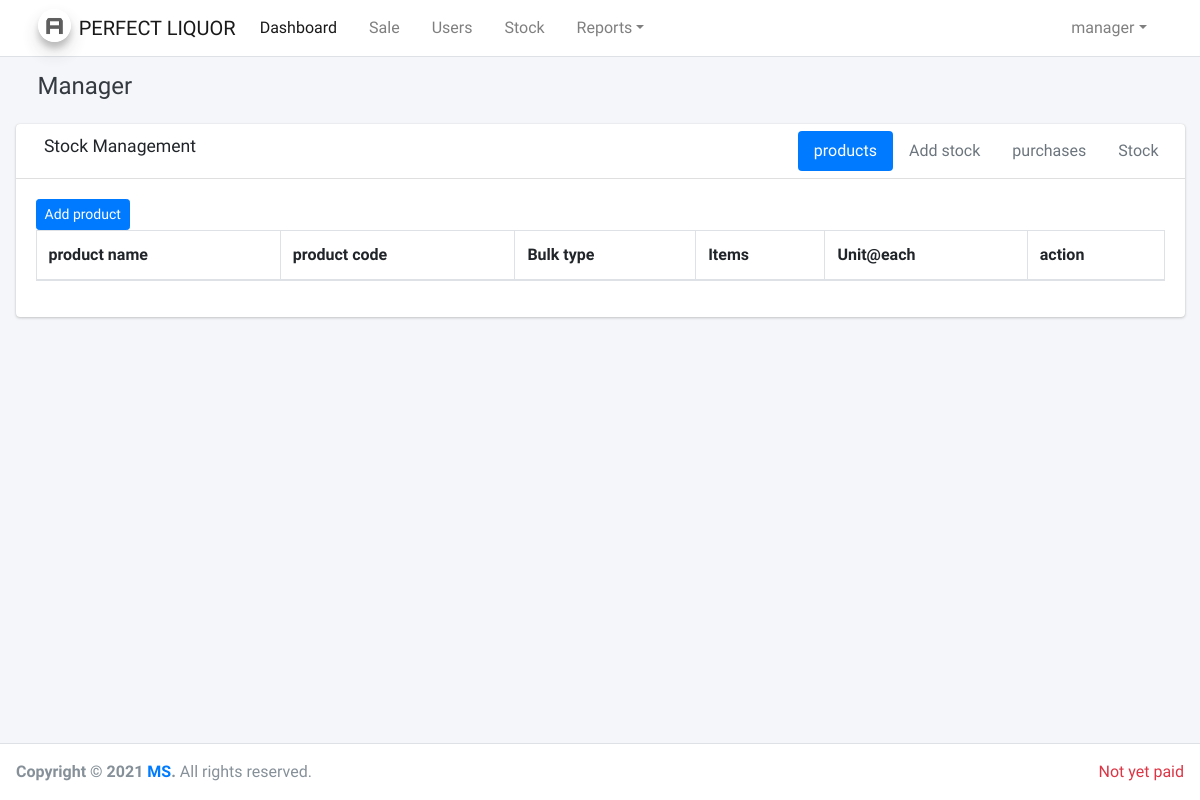
The app's page /manager/manage-stock.php (signed in), older data.
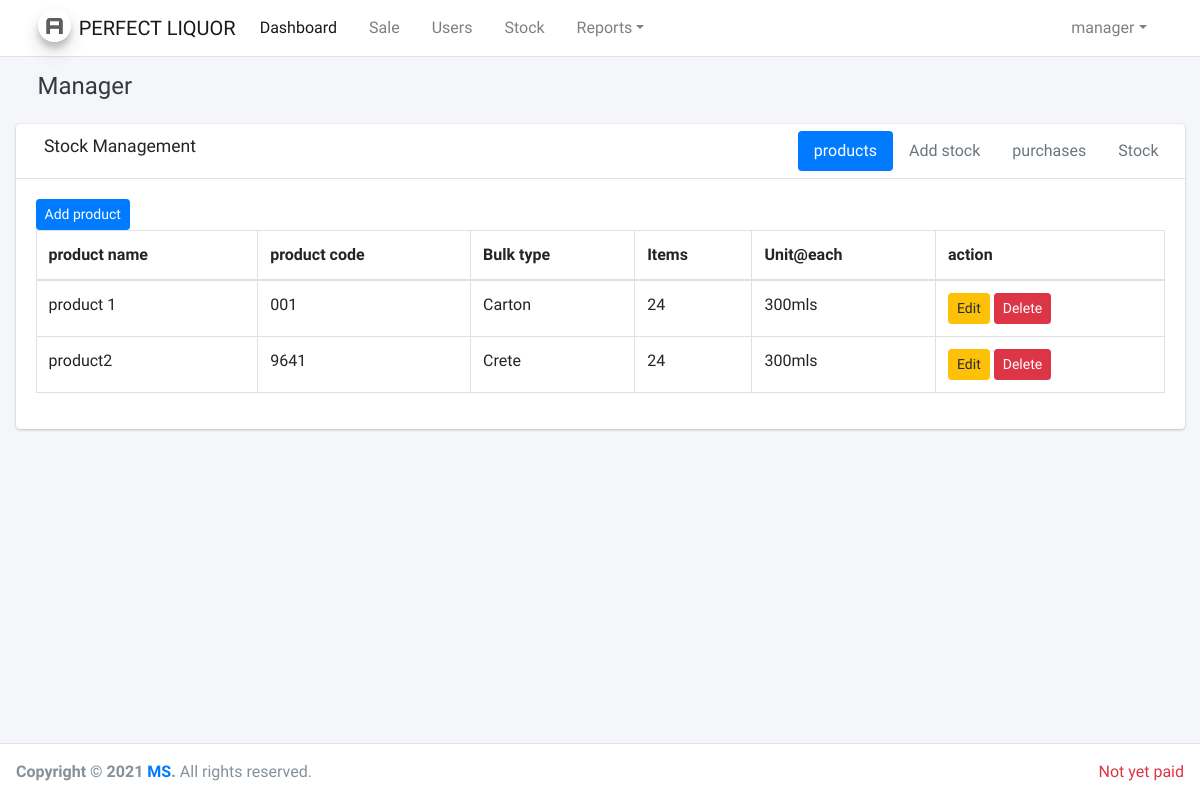
The same page, newer data.
### tables this page shows
CREATE TABLE `products` (
  `id` int(11) NOT NULL,
  `name` varchar(200) NOT NULL,
  `code` varchar(100) NOT NULL,
  `bulk` varchar(100) NOT NULL,
  `qty` int(11) NOT NULL,
  `unit` varchar(100) NOT NULL,
  `created_at` timestamp NOT NULL DEFAULT current_timestamp(),
  `updated_at` timestamp NOT NULL DEFAULT current_timestamp() ON UPDATE current_timestamp()
);

### string.php (called while the page is built)
<?php
 $project = "PERFECT";
 $subname = "LIQUOR";
?>

### action/Product.php (called while the page is built, shortened)
<?php
class Product extends DatabaseConnection
{
    public function fetchProducts()
    {
        $data = $this->connect()->prepare("SELECT * FROM products");
        $data->execute();
        return $data->fetchAll();
    }
}

### config/Database.php (called while the page is built, shortened)
<?php
class DatabaseConnection{
    public function connect(){
        $this->server_name   = "localhost";
        $this->username_name = "root";
        $this->password = "";
        $this->database_name = "sms";
        $this->charset = "utf8mb4";
        try{
            $databasePath = "mysql:host=".$this->server_name .";dbname=".$this->database_name.";charset=".$this->charset;
            $pdo = new PDO($databasePath,$this->username_name, $this->password);
            $pdo->setAttribute(PDO::ATTR_ERRMODE, PDO::ERRMODE_EXCEPTION);
            return $pdo;
        }catch(PDOException $e){
            echo "Connection failed: ".$e->getMessage();
        }
    }
}
?>

### manager/manage-stock.php (the view, shortened to what this page needs)
<?php
    include '../string.php';
    include '../config/Database.php';
    include '../action/Product.php';
    $product = new Product();
?>
<!DOCTYPE html>
<html lang="en">
<head>
 <link rel="stylesheet" href="../plugins/fontawesome-free/css/all.min.css">
  <link rel="stylesheet" href="https://code.ionicframework.com/ionicons/2.0.1/css/ionicons.min.css">
  <link rel="stylesheet" href="../plugins/tempusdominus-bootstrap-4/css/tempusdominus-bootstrap-4.min.css">
  <link rel="stylesheet" href="../plugins/icheck-bootstrap/icheck-bootstrap.min.css">
  <link rel="stylesheet" href="../plugins/jqvmap/jqvmap.min.css">
  <link rel="stylesheet" href="../plugins/overlayScrollbars/css/OverlayScrollbars.min.css">
  <link rel="stylesheet" href="../plugins/daterangepicker/daterangepicker.css">
  <link rel="stylesheet" href="../plugins/summernote/summernote-bs4.css">
   <link rel="stylesheet" href="../plugins/datatables-bs4/css/dataTables.bootstrap4.min.css">
  <link rel="stylesheet" href="../plugins/datatables-responsive/css/responsive.bootstrap4.min.css">
    <link rel="stylesheet" href="../plugins/sweetalert2-theme-bootstrap-4/bootstrap-4.min.css">
  <link rel="stylesheet" href="../plugins/toastr/toastr.min.css">
    <link rel="stylesheet" href="../dist/css/adminlte.min.css">
   <link rel="stylesheet" href="../css/mukhusin.css">
</head>
<body class="hold-transition layout-top-nav">
<div class="wrapper">
 <?php include 'partials/nav.php' ?>
  <div class="content-wrapper">
    <div class="content-header">
      <div class="container">
        <div class="row mb-2">
          <div class="col-sm-6">
            <h4 class="m-0 text-dark">Manager</h4>
          </div>
          <div class="col-sm-6">
          </div>
        </div>
      </div>
    </div>
     <section class="content">
      <div class="container-fluid">
        <div class="row">
          <section class="col-lg-12 col-sm-12 connectedSortable">
            <div class="card">
              <div class="card-header">
                <h3 class="card-title">
                  Stock Management
                </h3>
                <div class="card-tools">
                  <ul class="nav nav-pills ml-auto">
                    <li class="nav-item">
                      <a class="nav-link active" href="#product-data" data-toggle="tab">products</a>
                    </li>
                    <li class="nav-item">
                      <a class="nav-link" href="#add-stock" data-toggle="tab">Add stock</a>
                    </li>
                    <li class="nav-item">
                      <a class="nav-link" href="#purchase-stock" data-toggle="tab">purchases</a>
                    </li>
                    <li class="nav-item">
                      <a class="nav-link" href="#stock" data-toggle="tab">Stock</a>
                    </li>
                  </ul>
                </div>
              </div>
              <div class="card-body">
                <div class="tab-content p-0">
                  <div class="tab-pane active" id="product-data" >
                    <button data-toggle="modal" data-target="#register-product"  class="btn btn-sm btn-primary float-left">Add product</button>
                    <table id="product-data-table" class="table table-bordered table-hover">
                        <thead>
                            <tr>
                                <th>product name</th>
                                <th>product code</th>
                                <th>Bulk type</th>
                                <th>Items</th>
                                <th>Unit@each</th>
                                <th>action</th>
                            </tr>
                        </thead>
                        <tbody>
                            <?php
                                foreach($product->fetchProducts() as $item){
                                     echo '
                                         <tr>
                                              <td>'.$item['name'].'</td>
                                              <td>'.$item['code'].'</td>
                                              <td>'.$item['bulk'].'</td>
                                              <td>'.$item['qty'].'</td>
                                              <td>'.$item['unit'].'</td>
                                              <td>
                                                   <button class="btn btn-sm btn-warning" data-toggle="modal" data-target="#edit-product'.$item['id'].'">Edit</button>
                                                   <button data-toggle="modal" data-target="#delete-product-modal'.$item['id'].'" class="btn btn-sm btn-danger">Delete</button>
                                              </td>
                                         </tr>
                                     ';
                                }
                            ?>
                        </tbody>
                    </table>
                  </div>
                </div>
              </div>
            </div>
          </section>
        </div>
      </div>
    </section>
  </div>
  <footer class="main-footer">
    <div class="float-right d-none d-sm-inline text-danger">
      Not yet paid
    </div>
    <strong>Copyright &copy; <?php echo date('Y') ?> <a href="mailto:mukhusinsiraji@gmail.com" >MS</a>.</strong> All rights reserved.
  </footer>
</div>
</body>
</html>

### manager/partials/nav.php (shortened to what this page needs)
<nav class="main-header navbar navbar-expand-md navbar-light navbar-white">
    <div class="container">
      <a href="index.php" class="navbar-brand">
        <img src="../dist/img/AdminLTELogo.png" alt="<?php echo $project.' '.$subname ?>" class="brand-image img-circle elevation-3"
             style="opacity: .8">
        <span class="brand-text font-weight-light"><?php echo $project.' '.$subname ?></span>
      </a>
      <div class="collapse navbar-collapse order-3" id="navbarCollapse">
        <ul class="navbar-nav">
          <li class="nav-item">
            <a href="index.php" class="nav-link active">Dashboard</a>
          </li>
          <li class="nav-item">
            <a href="index.php" class="nav-link">Sale</a>
          </li>
          <li class="nav-item">
            <a href="users.php" class="nav-link">Users</a>
          </li>
          <li class="nav-item">
            <a href="manage-stock.php" class="nav-link">Stock</a>
          </li>
          <li class="nav-item dropdown">
                <a id="dropdownSubMenu2" href="#" data-toggle="dropdown" aria-haspopup="true" aria-expanded="false" class="nav-link dropdown-toggle">Reports</a>
           </li>
        </ul>
        <ul class="navbar-nav ml-auto">
          <li class="nav-item dropdown">
                <a id="dropdownSubMenu3" href="#" data-toggle="dropdown" aria-haspopup="true" aria-expanded="false" class="nav-link dropdown-toggle"><?php echo $_SESSION['username'] ?></a>
           </li>
        </ul>
      </div>
    </div>
  </nav>

Row changes from the older to the newer data that the page shows:
added products: name "product 1", code "001", bulk "Carton", qty "24", unit "300mls"
added products: name "product2", code "9641", bulk "Crete", qty "24", unit "300mls"
